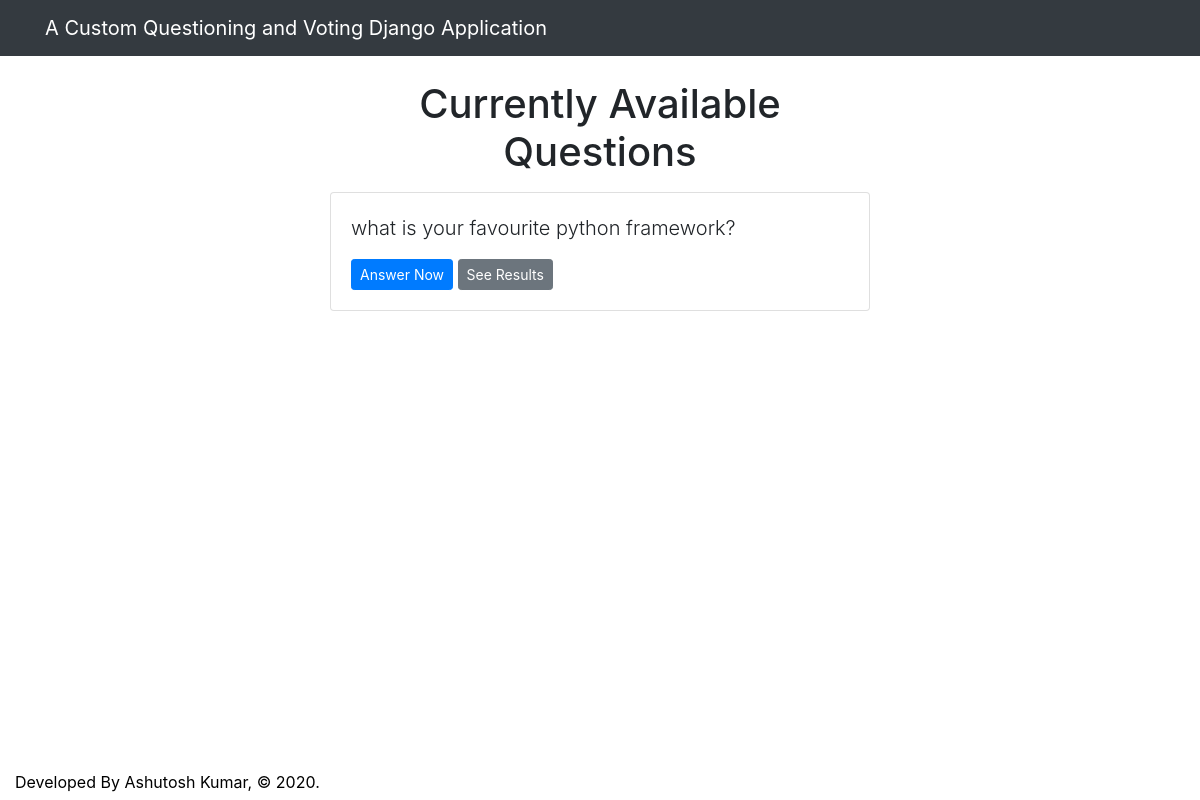
/polls/, run on an earlier commit of the app's database.
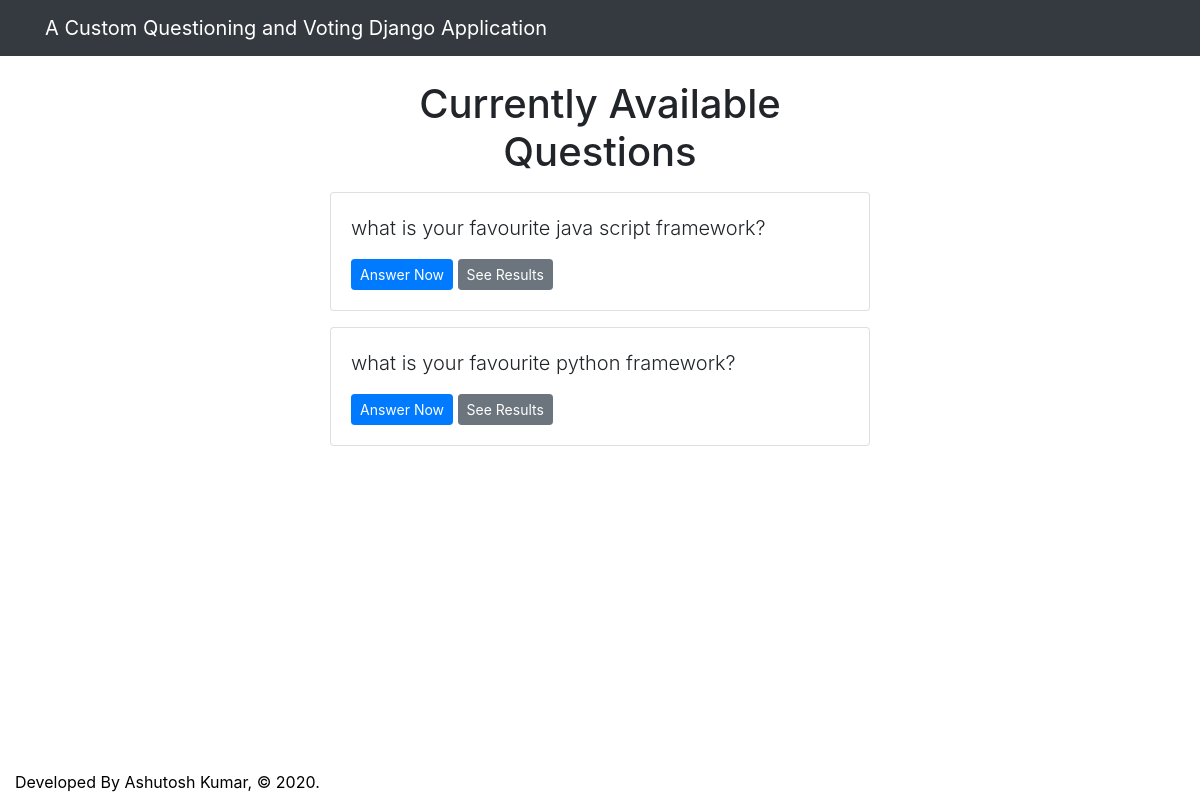
And on a later commit of the database.
### polls/models.py (models this page shows, shortened)
class Question(models.Model):
    question_text = models.CharField(max_length=200)
    pub_date = models.DateTimeField('date published')

### polls/views.py (the view)
# urls.py: path('', views.index, name='index'),
def index(request):
    latest_question_list = Question.objects.order_by('-pub_date')[:5]
    context = {'latest_question_list': latest_question_list}
    return render(request, 'polls/index.html', context)

### templates/polls/index.html
{% extends 'base.html' %}
{% block content %}
  <h1 class="text-center mb-3">Currently Available Questions</h1>
  {% if latest_question_list %}
    {% for question in latest_question_list %}
      <div class="card mb-3">
        <div class="card-body">
          <p class="lead">{{ question.question_text }}</p>
          <a href="{% url 'polls:detail' question.id %}" class="btn btn-primary btn-sm">Answer Now</a>
          <a href="{% url 'polls:results' question.id %}" class="btn btn-secondary btn-sm">See Results</a>
        </div>
      </div>
    {% endfor %}
  {% else %}
    <p>No polls available</p>
  {% endif %}
{% endblock %}

What changed in the data, as far as the page shows it:
added Question: question_text "what is your favourite java script framework?"
